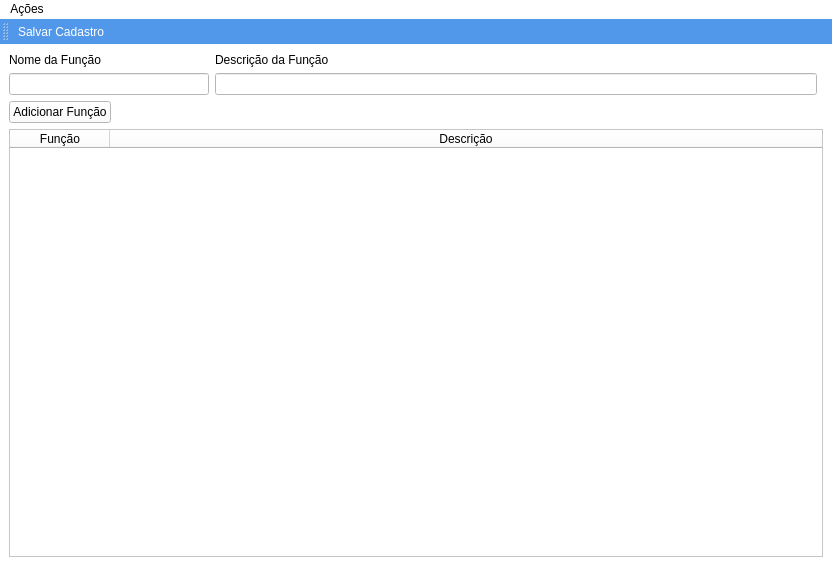
<?xml version="1.0" encoding="UTF-8"?>
<ui version="4.0">
 <class>new_job_title</class>
 <widget class="QMainWindow" name="new_job_title">
  <property name="geometry">
   <rect>
    <x>0</x>
    <y>0</y>
    <width>832</width>
    <height>588</height>
   </rect>
  </property>
  <property name="windowTitle">
   <string>Cadastrar Função</string>
  </property>
  <property name="styleSheet">
   <string notr="true">background-color: rgb(255, 255, 255);
border-color: rgb(82, 152, 234);</string>
  </property>
  <widget class="QWidget" name="centralwidget">
   <layout class="QGridLayout" name="gridLayout">
    <item row="0" column="0">
     <widget class="QLabel" name="label_2">
      <property name="text">
       <string>Nome da Função</string>
      </property>
     </widget>
    </item>
    <item row="8" column="0" colspan="3">
     <widget class="QTableWidget" name="jobTitle_tableWidget">
      <property name="selectionMode">
       <enum>QAbstractItemView::SingleSelection</enum>
      </property>
      <property name="selectionBehavior">
       <enum>QAbstractItemView::SelectRows</enum>
      </property>
      <attribute name="horizontalHeaderStretchLastSection">
       <bool>true</bool>
      </attribute>
      <attribute name="verticalHeaderStretchLastSection">
       <bool>false</bool>
      </attribute>
      <column>
       <property name="text">
        <string>Função</string>
       </property>
      </column>
      <column>
       <property name="text">
        <string>Descrição</string>
       </property>
      </column>
     </widget>
    </item>
    <item row="1" column="0">
     <widget class="QLineEdit" name="name_lineEdit">
      <property name="sizePolicy">
       <sizepolicy hsizetype="Expanding" vsizetype="Fixed">
        <horstretch>0</horstretch>
        <verstretch>0</verstretch>
       </sizepolicy>
      </property>
      <property name="minimumSize">
       <size>
        <width>0</width>
        <height>0</height>
       </size>
      </property>
      <property name="maximumSize">
       <size>
        <width>200</width>
        <height>16777215</height>
       </size>
      </property>
      <property name="baseSize">
       <size>
        <width>0</width>
        <height>0</height>
       </size>
      </property>
     </widget>
    </item>
    <item row="0" column="1">
     <widget class="QLabel" name="label">
      <property name="text">
       <string>Descrição da Função</string>
      </property>
     </widget>
    </item>
    <item row="1" column="1">
     <widget class="QLineEdit" name="description_lineEdit">
      <property name="sizePolicy">
       <sizepolicy hsizetype="Expanding" vsizetype="Fixed">
        <horstretch>0</horstretch>
        <verstretch>0</verstretch>
       </sizepolicy>
      </property>
     </widget>
    </item>
    <item row="2" column="0">
     <widget class="QPushButton" name="addTitle_pushButton">
      <property name="sizePolicy">
       <sizepolicy hsizetype="Fixed" vsizetype="Fixed">
        <horstretch>0</horstretch>
        <verstretch>0</verstretch>
       </sizepolicy>
      </property>
      <property name="text">
       <string>Adicionar Função</string>
      </property>
      <property name="icon">
       <iconset resource="icons.qrc">
        <normaloff>:/Icons/add.svg</normaloff>:/Icons/add.svg</iconset>
      </property>
      <property name="iconSize">
       <size>
        <width>25</width>
        <height>25</height>
       </size>
      </property>
     </widget>
    </item>
   </layout>
  </widget>
  <widget class="QMenuBar" name="menubar">
   <property name="geometry">
    <rect>
     <x>0</x>
     <y>0</y>
     <width>832</width>
     <height>20</height>
    </rect>
   </property>
   <widget class="QMenu" name="menuA_es">
    <property name="title">
     <string>Ações</string>
    </property>
    <addaction name="actionSalvar"/>
    <addaction name="actionSair"/>
   </widget>
   <addaction name="menuA_es"/>
  </widget>
  <widget class="QStatusBar" name="statusbar"/>
  <widget class="QToolBar" name="toolBar">
   <property name="windowTitle">
    <string>toolBar</string>
   </property>
   <property name="styleSheet">
    <string notr="true">background-color: rgb(82, 152, 234);
color: rgb(255, 255, 255);</string>
   </property>
   <property name="iconSize">
    <size>
     <width>42</width>
     <height>42</height>
    </size>
   </property>
   <property name="toolButtonStyle">
    <enum>Qt::ToolButtonTextUnderIcon</enum>
   </property>
   <attribute name="toolBarArea">
    <enum>TopToolBarArea</enum>
   </attribute>
   <attribute name="toolBarBreak">
    <bool>false</bool>
   </attribute>
   <addaction name="actionSalvar"/>
  </widget>
  <action name="actionSalvar">
   <property name="icon">
    <iconset resource="icons.qrc">
     <normaloff>:/Icons/save.svg</normaloff>:/Icons/save.svg</iconset>
   </property>
   <property name="text">
    <string>Salvar Cadastro</string>
   </property>
  </action>
  <action name="actionSair">
   <property name="text">
    <string>Sair</string>
   </property>
  </action>
 </widget>
 <resources>
  <include location="icons.qrc"/>
 </resources>
 <connections/>
</ui>
